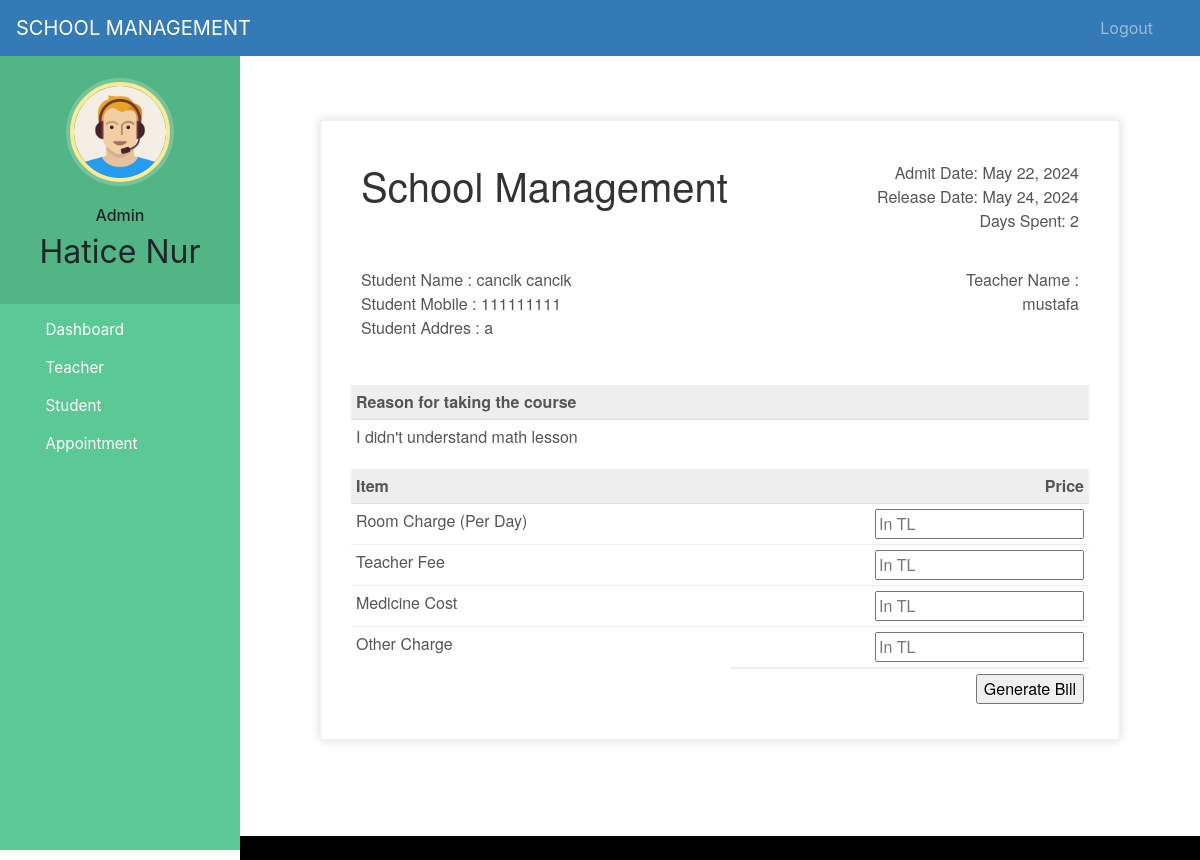
The app's page /discharge-student/1 (signed in) with its own data.
### school/models.py (models this page shows, shortened)
class Student(models.Model):
    user=models.OneToOneField(User,on_delete=models.CASCADE)
    profile_pic= models.ImageField(upload_to='profile_pic/StudentProfilePic/',null=True,blank=True)
    address = models.CharField(max_length=40)
    mobile = models.CharField(max_length=20,null=False)
    symptoms = models.CharField(max_length=100,null=False)
    assignedTeacherId = models.PositiveIntegerField(null=True)
    admitDate=models.DateField(auto_now=True)
    status=models.BooleanField(default=False)
    @property
    def get_name(self):
        return self.user.first_name+" "+self.user.last_name

### school/views.py (the view, shortened to what this page needs)
# urls.py: path('discharge-student/<int:pk>', views.discharge_student_view,name='discharge-student'),
@login_required(login_url='adminlogin')
@user_passes_test(is_admin)
def discharge_student_view(request,pk):
    student=models.Student.objects.get(id=pk)
    days=(date.today()-student.admitDate) #2 days, 0:00:00
    assignedTeacher=models.User.objects.all().filter(id=student.assignedTeacherId)
    d=days.days # only how many day that is 2
    studentDict={
        'studentId':pk,
        'name':student.get_name,
        'mobile':student.mobile,
        'address':student.address,
        'symptoms':student.symptoms,
        'admitDate':student.admitDate,
        'todayDate':date.today(),
        'day':d,
        'assignedTeacherName':assignedTeacher[0].first_name,
    }
    return render(request,'school/student_generate_bill.html',context=studentDict)

### school/views.py (called while the page is built)
def is_admin(user):
    return user.groups.filter(name='ADMIN').exists()

### templates/school/student_generate_bill.html (shortened to what this page needs)
{% extends 'school/admin_base.html' %}
{% load static %}
{% block content %}
<head>
</head>
<br><br><br>
<div class="invoice-box">
  <table cellpadding="0" cellspacing="0">
    <tr class="top">
      <td colspan="2">
        <table>
          <tr>
            <td class="title">
              <h1>School Management</h1>
            </td>
            <td>
              Admit Date: {{admitDate}}<br>
              Release Date: {{todayDate}}<br>
              Days Spent: {{day}}
            </td>
          </tr>
        </table>
      </td>
    </tr>
    <tr class="information">
      <td colspan="2">
        <table>
          <tr>
            <td>
              Student Name : {{name}}<br>
              Student Mobile : {{mobile}}<br>
              Student Addres : {{address}}<br>
            </td>
            <td>
              Teacher Name :<br>
              {{assignedTeacherName}}<br>
            </td>
          </tr>
        </table>
      </td>
    </tr>
    <tr class="heading">
      <td>
        Reason for taking the course
      </td>
      <td>
      </td>
    </tr>
    <tr class="details">
      <td>
        {{symptoms}}
      </td>
    </tr>
    <tr class="heading">
      <td>
        Item
      </td>
      <td>
        Price
      </td>
    </tr>
    <form method="post">
      <tr class="item">
        <td>
          Room Charge (Per Day)
        </td>
        <td>
          <input type="number" name="roomCharge" placeholder="In TL" value="">
        </td>
      </tr>
      <tr class="item">
        <td>
          Teacher Fee
        </td>
        <td>
          <input type="number" name="teacherFee" placeholder="In TL" value="">
        </td>
      </tr>
      <tr class="item">
        <td>
          Medicine Cost
        </td>
        <td>
          <input type="number" name="medicineCost" placeholder="In TL" value="">
        </td>
      </tr>
      <tr class="item last">
        <td>
          Other Charge
        </td>
        <td>
          <input type="number" name="OtherCharge" placeholder="In TL" value="">
        </td>
      </tr>
      <tr class="total">
        <td></td>
        <td>
          <input type="submit" name="submit" value="Generate Bill">
        </td>
      </tr>
    </form>
  </table>
</div>
{% endblock content %}

### templates/school/admin_base.html (shortened to what this page needs)
<!DOCTYPE html>
{% load static %}
<html lang="en">
<head>
  <link rel="stylesheet" href="https://stackpath.bootstrapcdn.com/bootstrap/4.3.1/css/bootstrap.min.css">
  <link rel="stylesheet" href="https://maxcdn.bootstrapcdn.com/font-awesome/4.7.0/css/font-awesome.min.css">
  <link rel="stylesheet" href="{% static '/style.css' %}">
</head>
<body>
  <nav class="menu" tabindex="0">
    <header class="avatar">
      <img src="{% static "images/adminpropic.png" %}" />
      <br><br>
      <h6>Admin</h6>
      <h2>{{request.user.first_name}}</h2>
    </header>
    <ul>
      <li tabindex="0" class="icon-dashboard"> <a style="color:white; text-decoration:none;" href="/admin-dashboard"><span>Dashboard</span></a> </li>
      <li tabindex="0" class="icon-customers"> <a style="color:white; text-decoration:none;" href="/admin-teacher"><span>Teacher</span></a></li>
      <li tabindex="0" class="icon-users"> <a style="color:white; text-decoration:none;" href="/admin-student"><span>Student</span></a></li>
      <li tabindex="0" class="icon-calendar"> <a style="color:white; text-decoration:none;" href="/admin-appointment"><span>Appointment</span></a></li>
    </ul>
  </nav>
  <main>
    <div class="bs-example">
      <nav class="navbar navbar-expand-md  navbar-dark fixed-top" style="background:#337AB7;">
        <a href="/admin-dashboard" class="navbar-brand">SCHOOL MANAGEMENT</a>
        <div class="collapse navbar-collapse justify-content-between" id="navbarCollapse">
          <div class="navbar-nav" style=" margin-left: 90%;">
            <a href="/logout" class="nav-item nav-link">Logout</a>
          </div>
        </div>
      </nav>
    </div>
    <br><br>
    {% block content %}
    {% endblock content %}
    <br><br><br><br>
    <footer>
      <br>
    </footer>
  </main>
</body>
</html>

### static/style.css (style rules this page uses)
body { padding-left: 240px; }
main { position: relative; height: 100vh; }
.menu { background: #5bc995; height: 100vh; width: 240px; position: fixed; top: 0px; left: 0; z-index: 5; outline: none; }
.menu .avatar { background: rgba(0, 0, 0, 0.1); padding: 2em 0.5em; text-align: center; }
.menu .avatar img { width: 100px; border-radius: 50%; overflow: hidden; border: 4px solid #ffea92; box-shadow: 0 0 0 4px rgba(255, 255, 255, 0.2); }
.menu .avatar h2 { font-weight: normal; margin-bottom: 0; }
.menu ul { list-style: none; padding: 0.5em 0; margin: 0; }
.menu ul li { padding: 0.5em 1em 0.5em 3em; font-size: 0.95em; font-weight: regular; background-repeat: no-repeat; background-position: left 15px center; background-size: auto 20px; transition: all 0.15s linear; cursor: pointer; }
.menu ul li.icon-dashboard { background-image: url("http://www.entypo.com/images//gauge.svg"); }
.menu ul li.icon-customers { background-image: url("http://www.entypo.com/images//briefcase.svg"); }
.menu ul li.icon-users { background-image: url("http://www.entypo.com/images//users.svg"); }
.menu ul li.icon-calendar { background-image: url("http://www.entypo.com/images//calendar.svg"); }

### templates/school/admin_base.html (style rules this page uses)
a:link { text-decoration: none; }
a { color: white; }
footer { padding: 0px 0px 0px 0px; background-color: black; margin: 0px; }
body { padding-left: 240px; }
main { position: relative; height: 100vh; }
.menu { background: #5bc995; height: 100vh; width: 240px; position: fixed; top: 0px; left: 0; z-index: 5; outline: none; }
.menu .avatar { background: rgba(0, 0, 0, 0.1); padding: 2em 0.5em; text-align: center; }
.menu .avatar img { width: 100px; border-radius: 50%; overflow: hidden; border: 4px solid #ffea92; box-shadow: 0 0 0 4px rgba(255, 255, 255, 0.2); }
.menu .avatar h2 { font-weight: normal; margin-bottom: 0; }
.menu ul { list-style: none; padding: 0.5em 0; margin: 0; }
.menu ul li { padding: 0.5em 1em 0.5em 3em; font-size: 0.95em; font-weight: regular; background-repeat: no-repeat; background-position: left 15px center; background-size: auto 20px; transition: all 0.15s linear; cursor: pointer; }
.menu ul li.icon-dashboard { background-image: url("http://www.entypo.com/images//gauge.svg"); }
.menu ul li.icon-customers { background-image: url("http://www.entypo.com/images//briefcase.svg"); }
.menu ul li.icon-users { background-image: url("http://www.entypo.com/images//users.svg"); }
.menu ul li.icon-calendar { background-image: url("http://www.entypo.com/images//calendar.svg"); }

### templates/school/student_generate_bill.html (style rules this page uses)
.invoice-box { max-width: 800px; margin: auto; padding: 30px; border: 1px solid #eee; box-shadow: 0 0 10px rgba(0, 0, 0, .15); font-size: 16px; line-height: 24px; font-family: 'Helvetica Neue', 'Helvetica', Helvetica, Arial, sans-serif; color: #555; }
.invoice-box table { width: 100%; line-height: inherit; text-align: left; }
.invoice-box table td { padding: 5px; vertical-align: top; }
.invoice-box table tr td:nth-child(2) { text-align: right; }
.invoice-box table tr.top table td { padding-bottom: 20px; }
.invoice-box table tr.top table td.title { font-size: 45px; line-height: 45px; color: #333; }
.invoice-box table tr.information table td { padding-bottom: 40px; }
.invoice-box table tr.heading td { background: #eee; border-bottom: 1px solid #ddd; font-weight: bold; }
.invoice-box table tr.details td { padding-bottom: 20px; }
.invoice-box table tr.item td { border-bottom: 1px solid #eee; }
.invoice-box table tr.item.last td { border-bottom: none; }
.invoice-box table tr.total td:nth-child(2) { border-top: 2px solid #eee; font-weight: bold; }
.menu { top: 50px; }

### records on screen
Student: admitDate "May 22, 2024", mobile "111111111", symptoms "I didn't understand math lesson"

### other values on screen
{{ request.user.first_name }} "Hatice Nur"
{{ todayDate }} "May 24, 2024"
{{ name }} "cancik cancik"
{{ address }} "a"
{{ assignedTeacherName }} "mustafa"
